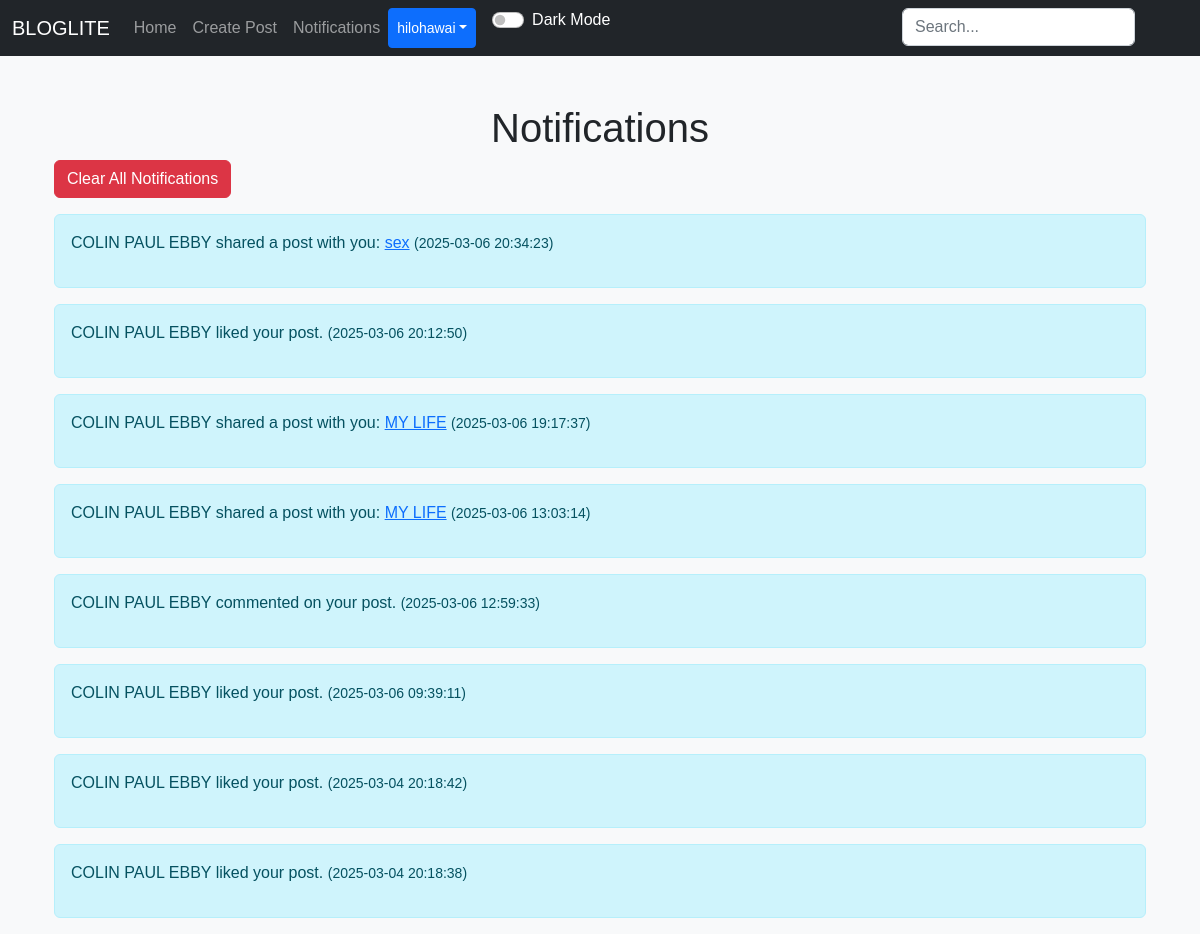
The app's page /notifications (signed in), older data.
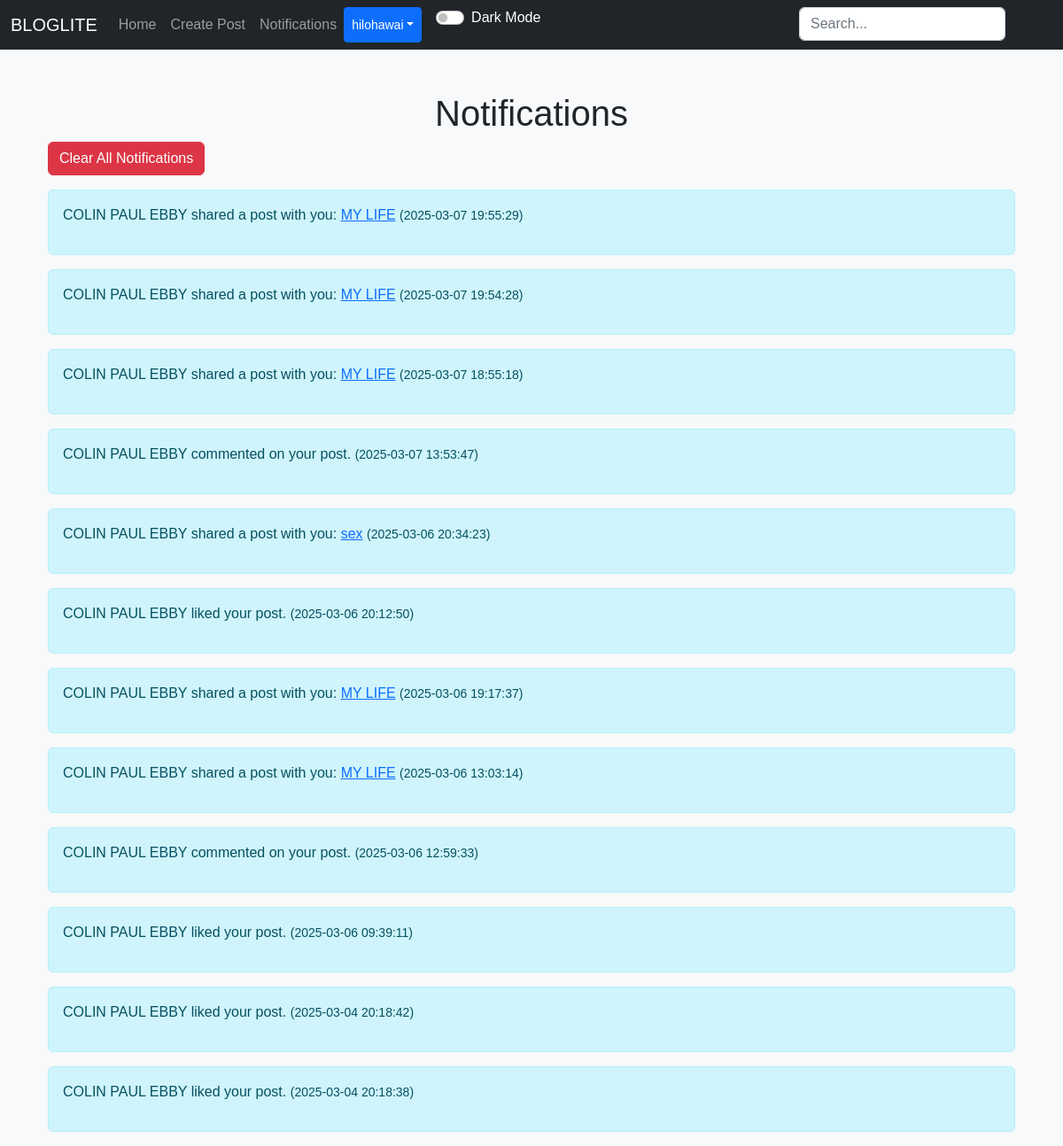
The same page, newer data.
### applicaton/models.py (models this page shows)
class Notification(db.Model):
    id = db.Column(db.Integer, primary_key=True)
    user_id = db.Column(db.Integer, db.ForeignKey('user.id'), nullable=False)
    message = db.Column(db.String(200), nullable=False)
    date_created = db.Column(db.DateTime(timezone=True), default=func.now())

### applicaton/views.py (the view)
@views.route("/notifications")
@login_required
def notifications():
    notifications = current_user.notifications.order_by(Notification.date_created.desc()).all()
    return render_template("notifications.html", user=current_user, notifications=notifications)

### applicaton/templates/notifications.html (shortened to what this page needs)
{% extends "nav.html" %}
{% block content %}
<div class="container mt-5">
    <h1 align="center">Notifications</h1>
    {% if notifications %}
        <form method="POST" action="{{ url_for('views.clear_notifications') }}">
            <button type="submit" class="btn btn-danger mb-3">Clear All Notifications</button>
        </form>
        {% for notification in notifications %}
            <div class="alert alert-info">
                <p>{{ notification.message | safe }} <small>({{ notification.date_created }})</small></p>
            </div>
        {% endfor %}
    {% else %}
        <p>No notifications yet.</p>
    {% endif %}
</div>
{% endblock %}

Row changes from the older to the newer data that the page shows:
added Notification: message "COLIN PAUL EBBY shared a post with you: MY LIFE", date_created "2025-03-07 19:55:29"
added Notification: message "COLIN PAUL EBBY shared a post with you: MY LIFE", date_created "2025-03-07 19:54:28"
added Notification: message "COLIN PAUL EBBY shared a post with you: MY LIFE", date_created "2025-03-07 18:55:18"
added Notification: message "COLIN PAUL EBBY commented on your post.", date_created "2025-03-07 13:53:47"
